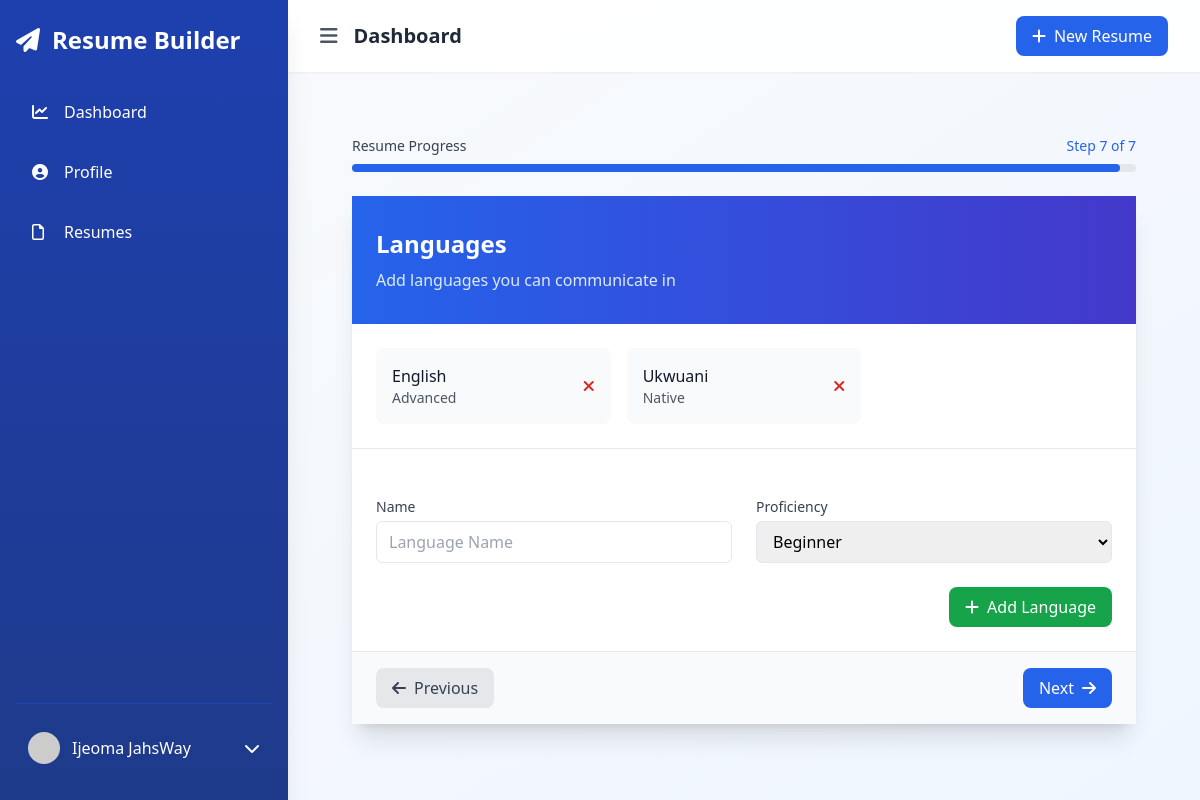
Page /resumes/test-resume-67e2bf9a/languages/ (signed in) on the earlier database version.
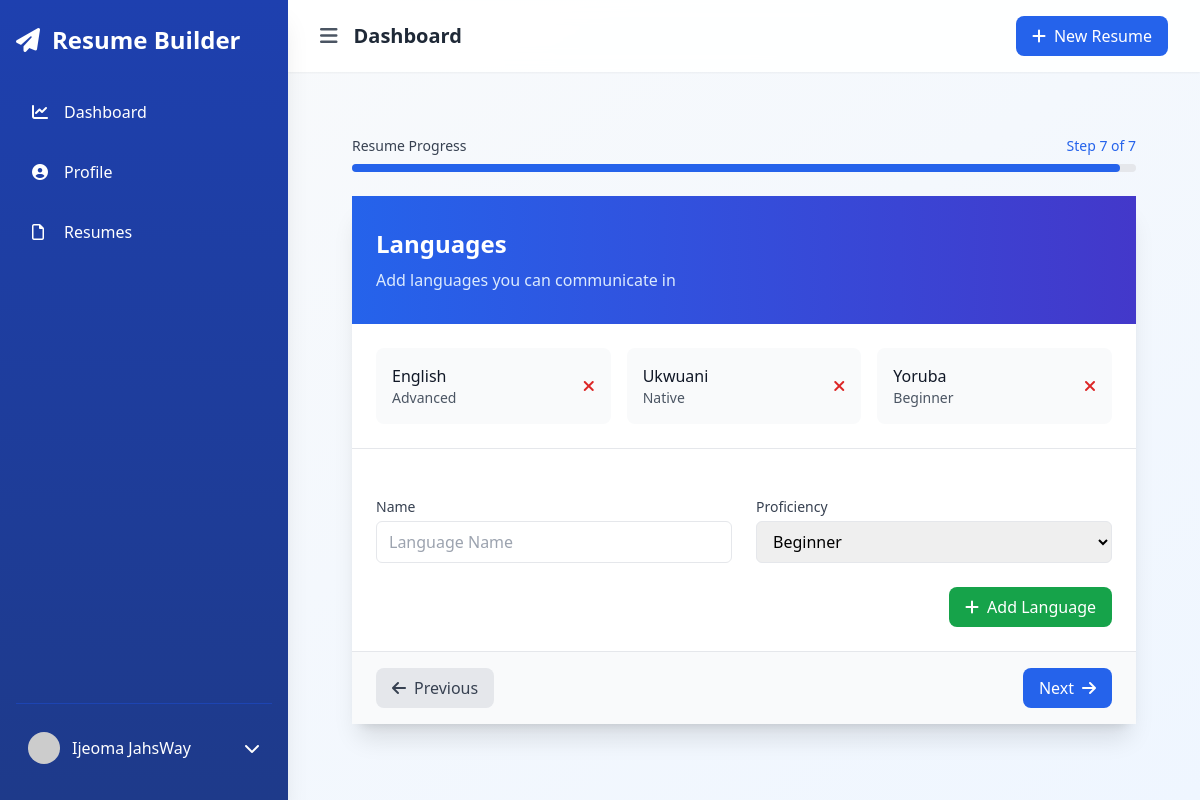
Same page on the later database version.
### resumes/models.py (models this page shows)
class Language(models.Model):
    resume = models.ForeignKey(Resume, on_delete=models.CASCADE)
    name = models.CharField(max_length=50)
    proficiency = models.CharField(max_length=20)

### resumes/views.py (the view)
# urls.py: path('<slug:resume_slug>/languages/', views.languages, name='resume_languages'),
@login_required
def languages(request, resume_slug):
    resume = get_object_or_404(Resume, slug=resume_slug, user=request.user)
    languages = resume.language_set.all()
    if request.method == 'POST':
        form = LanguageForm(request.POST)
        if form.is_valid():
            language = form.save(commit=False)
            language.resume = resume
            language.save()
            messages.success(request, 'Language added successfully.')
            return redirect('resume_languages', resume_slug=resume.slug)
    else:
        form = LanguageForm()
    return render(request, 'resumes/languages.html', {
        'form': form,
        'languages': languages,
        'resume': resume,
        'section': 'languages'
    })

### resumes/forms.py
class LanguageForm(forms.ModelForm):
    class Meta:
        model = Language
        fields = ['name', 'proficiency']
        widgets = {
            'name': forms.TextInput(attrs={
                'class': 'w-full px-3 py-2 border rounded-md focus:outline-none focus:ring-2 focus:ring-blue-500',
                'placeholder': 'Language Name'
            }),
            'proficiency': forms.Select(attrs={
                'class': 'w-full px-3 py-2 border rounded-md focus:outline-none focus:ring-2 focus:ring-blue-500'
            }, choices=[
                ('Beginner', 'Beginner'),
                ('Intermediate', 'Intermediate'),
                ('Advanced', 'Fluent'),
                ('Native', 'Native')
            ])
        }

### core/context_processors.py (called while the page is built)
def site_settings(request):
    try:
        settings = SiteSettings.objects.first()
        templates = ResumeTemplate.objects.filter(is_active=True).order_by('?')
        return {
            'site_settings': settings,
            'featured_templates': templates
        }
    except:
        return {
            'site_settings': None,
            'featured_templates': []
        }

### resumes/templates/resumes/languages.html (shortened to what this page needs)
{% extends "accounts/dashboard_base.html" %}
{% block content %}
<div class="max-w-4xl mx-auto px-4 sm:px-6 lg:px-8 py-8">
    <div class="mb-6">
        <div class="flex justify-between items-center mb-2">
            <span class="text-sm font-medium text-gray-700">Resume Progress</span>
            <span class="text-sm font-medium text-blue-600">Step 7 of 7</span>
        </div>
        <div class="h-2 bg-gray-200 rounded-full">
            <div class="h-2 bg-blue-600 rounded-full" style="width: 98%"></div>
        </div>
    </div>
    <div class="bg-white rounded-2xl shadow-xl">
        <div class="bg-gradient-to-r from-blue-600 to-indigo-700 px-6 py-8">
            <h2 class="text-2xl font-bold text-white">Languages</h2>
            <p class="mt-2 text-blue-100">Add languages you can communicate in</p>
        </div>
        {% if languages %}
            <div class="p-6 border-b border-gray-200">
                <div class="grid grid-cols-1 sm:grid-cols-2 lg:grid-cols-3 gap-4">
                    {% for language in languages %}
                        <div class="bg-gray-50 rounded-lg p-4 flex justify-between items-center hover:bg-gray-100 transition-colors">
                            <div>
                                <h4 class="font-medium text-gray-900">{{ language.name }}</h4>
                                <p class="text-sm text-gray-600">{{ language.proficiency }}</p>
                            </div>
                            <form method="post" action="{% url 'delete_language' resume.slug language.id %}">
                                <button type="submit" class="text-red-600 hover:text-red-800 transition-colors">
                                    <i class="fas fa-times"></i>
                                </button>
                            </form>
                        </div>
                    {% endfor %}
                </div>
            </div>
        {% endif %}
        <div class="p-6">
            <form method="post" class="space-y-6">
                <div class="grid grid-cols-1 md:grid-cols-2 gap-6">
                    {% for field in form %}
                        <div class="space-y-1">
                            <label for="{{ field.id_for_label }}" class="block text-sm font-medium text-gray-700">
                                {{ field.label }}
                            </label>
                            {{ field }}
                        </div>
                    {% endfor %}
                </div>
                <div class="flex justify-end">
                    <button type="submit" class="inline-flex items-center px-4 py-2 bg-green-600 text-white rounded-lg hover:bg-green-700 transition-colors">
                        <i class="fas fa-plus mr-2"></i>Add Language
                    </button>
                </div>
            </form>
        </div>
        <div class="px-6 py-4 bg-gray-50 border-t border-gray-200 flex justify-between">
            <a href="{% url 'resume_certifications' resume.slug %}" class="inline-flex items-center px-4 py-2 bg-gray-200 text-gray-700 rounded-lg hover:bg-gray-300 transition-colors">
                <i class="fas fa-arrow-left mr-2"></i>Previous
            </a>
            <a href="{% url 'resume_references' resume.slug %}" class="inline-flex items-center px-4 py-2 bg-blue-600 text-white rounded-lg hover:bg-blue-700 transition-colors">
                Next<i class="fas fa-arrow-right ml-2"></i>
            </a>
        </div>
    </div>
</div>
{% endblock %}

Differences in the rows shown:
added Language: name "Yoruba", proficiency "Beginner"
